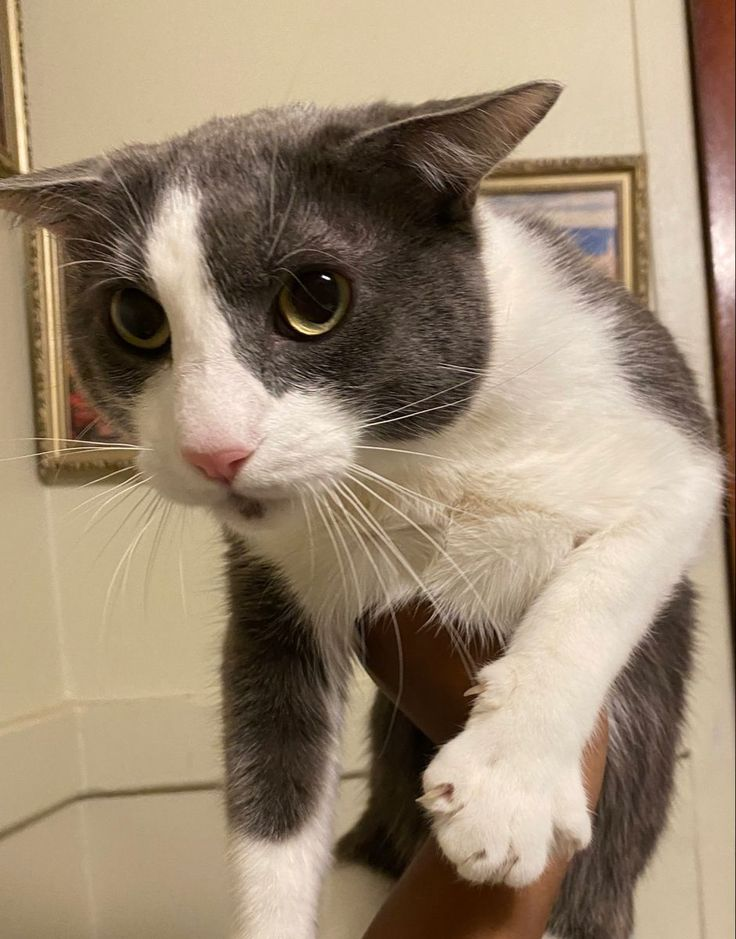
#> input picture learning/images/cat2.jpg, 736 x 939 px, found by its file name; its folder holds 4 pictures in this run
$ python rgb_color_channels.py
#> lines starting #> are read from the running program, lines starting #| are printed output that depends on the picture
import cv2, os
import matplotlib.pyplot as plt
import numpy as np

def pureColors():
    zeros = np.zeros((100, 100))
    ones = np.ones((100, 100))

    blue = cv2.merge([zeros, zeros, ones * 255])
    red = cv2.merge([ones * 255, zeros, zeros])
    green = cv2.merge([zeros, ones * 255, zeros])

    black = cv2.merge([zeros, zeros, zeros])
    white = cv2.merge([ones * 255, ones * 255, ones * 255])
    yellow = cv2.merge([ones * 255 , ones * 255, zeros])

    plt.figure()
    plt.subplot(231)
    plt.title("Red")
    plt.imshow(red)

    plt.subplot(232)
    plt.title("Green")
    plt.imshow(green)

    plt.subplot(233)
    plt.title("Blue")
    plt.imshow(blue)

    plt.subplot(234)
    plt.title("Black")
    plt.imshow(black)

    plt.subplot(235)
    plt.title("White")
    plt.imshow(white)

    plt.subplot(236)
    plt.title("Yellow")
    plt.imshow(yellow)
    plt.show()


def extract_color_channels(image_name):

#> called with image_name = 'cat2.jpg'
    root = os.getcwd()
    input_path = os.path.join(root, f"images\\{image_name}")

    image = cv2.imread(input_path)
#> image is the input picture: shape (939, 736, 3); mean B, G, R 114.8, 137.4, 155.8
    m,n,_ = image.shape
#> m = 939; n = 736

    b,g,r = cv2.split(image)
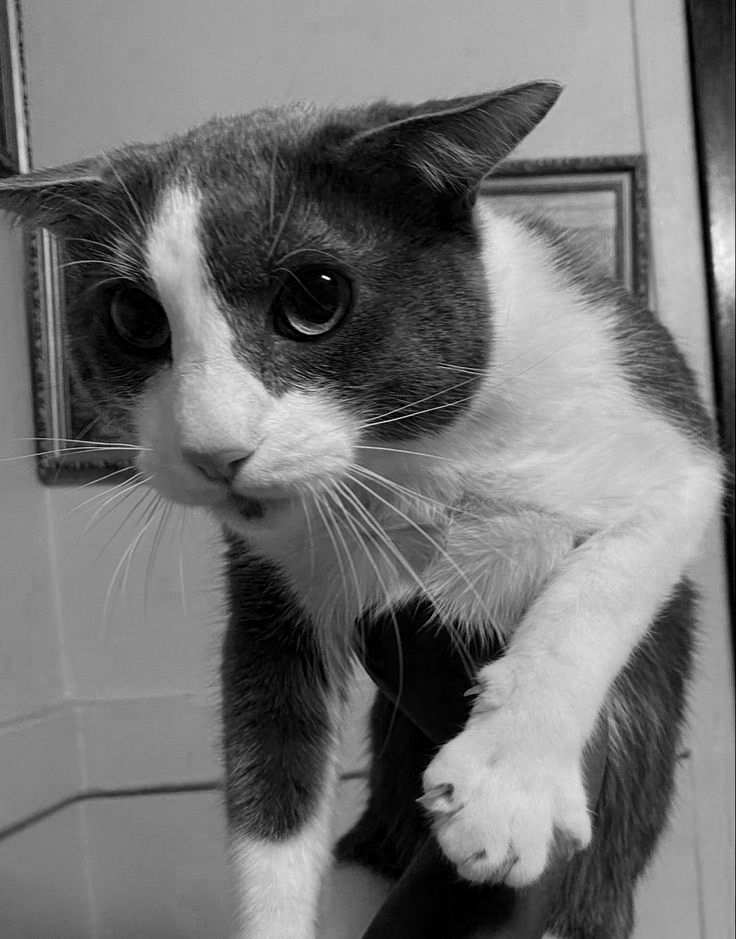
#> b: shape (939, 736); min 0, max 255, mean 114.8
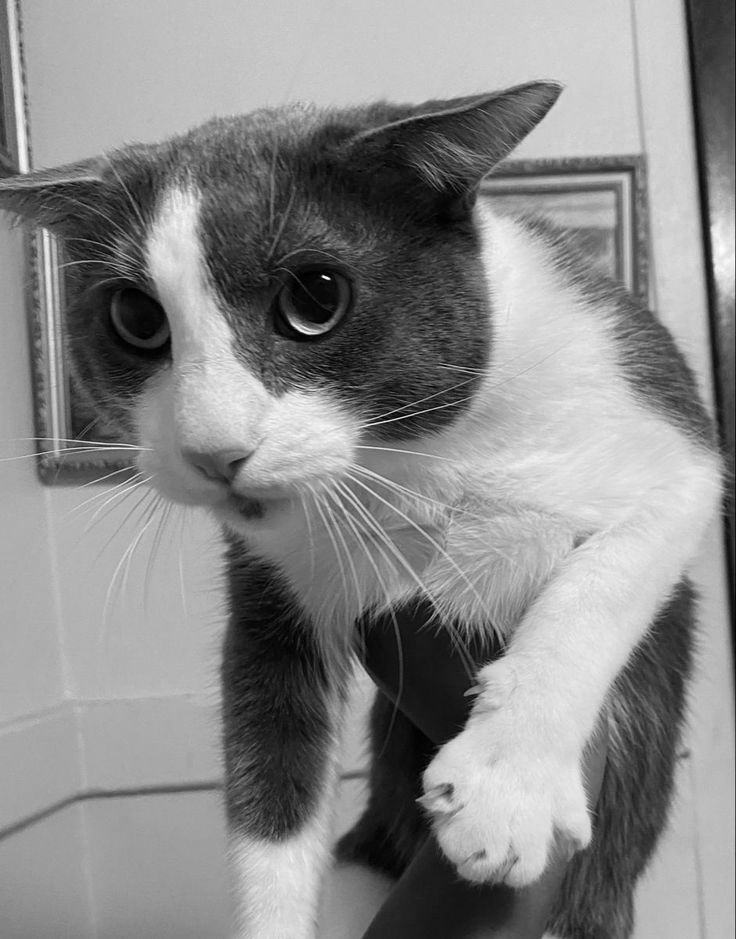
#> g: shape (939, 736); min 0, max 254, mean 137.4
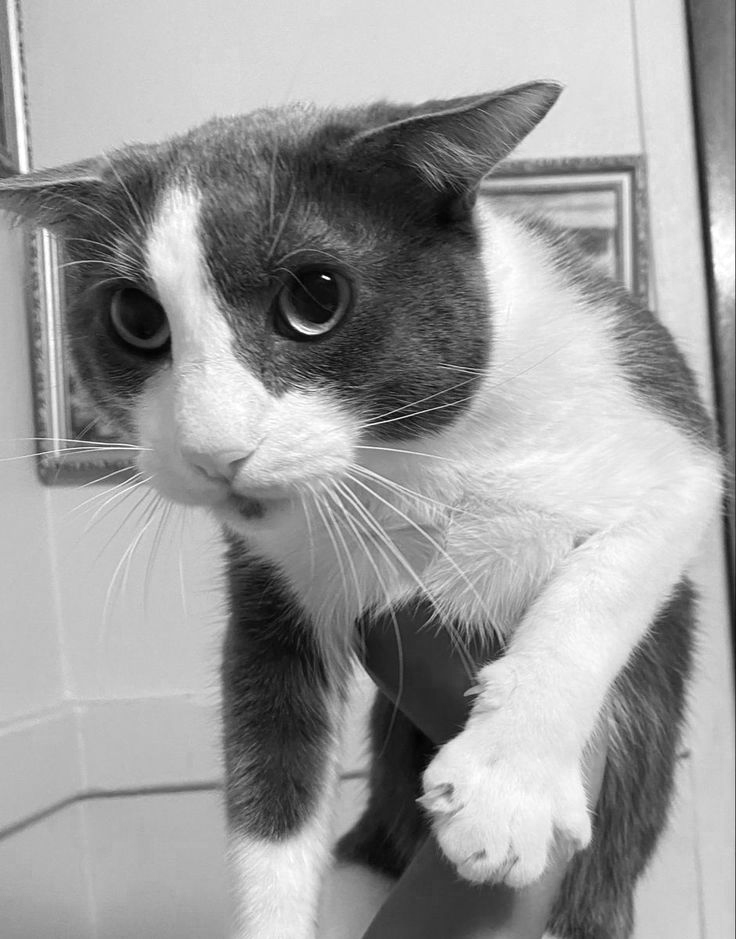
#> r: shape (939, 736); min 1, max 255, mean 155.8
    zeros = np.zeros((m,n), dtype="uint8")

    blue = cv2.merge((b, zeros, zeros))
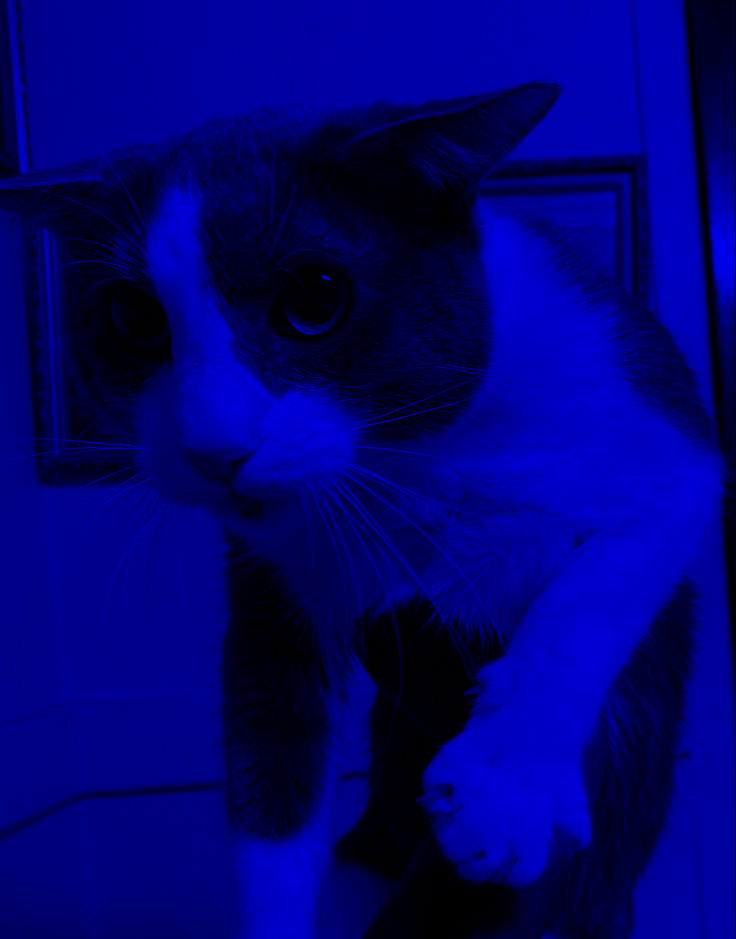
#> blue: shape (939, 736, 3); mean of channels 0, 1, 2 114.8, 0, 0; drawn as B, G, R
    red = cv2.merge((zeros, zeros, r))
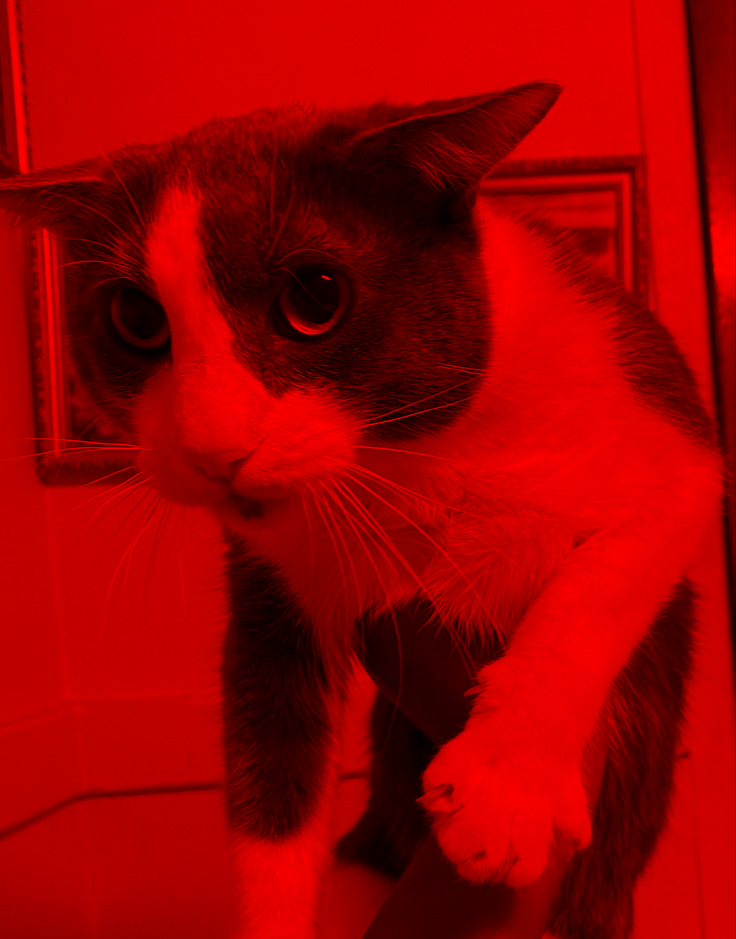
#> red: shape (939, 736, 3); mean of channels 0, 1, 2 0, 0, 155.8; drawn as B, G, R
    green = cv2.merge((zeros, g, zeros))
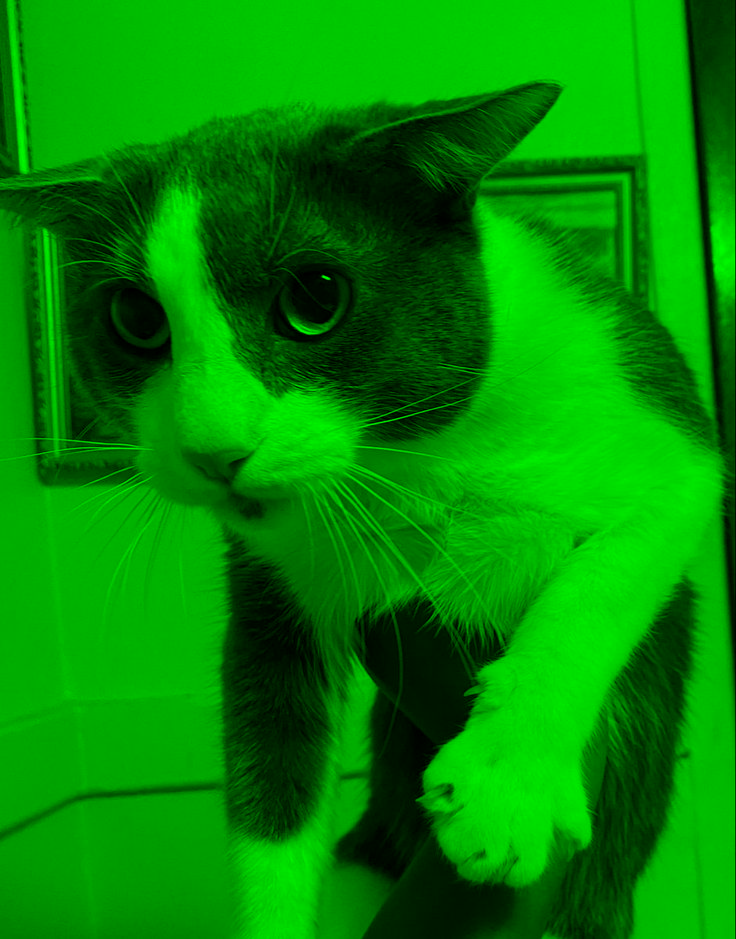
#> green: shape (939, 736, 3); mean of channels 0, 1, 2 0, 137.4, 0; drawn as B, G, R

    plt.figure()
    plt.subplot(131)
    plt.title("red")
    plt.imshow(red)

    plt.subplot(132)
    plt.title("green")
    plt.imshow(green)

    plt.subplot(133)
    plt.title("blue")
    plt.imshow(blue)

    plt.show()
def main():
    # pureColors()
    extract_color_channels("cat2.jpg")

if __name__ == "__main__":
    main()
